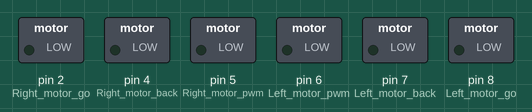
Recording of a sketch running on a simulated Arduino Uno, built with avr-gcc and run on an emulated ATmega328P. Parts: switched loads named in the sketch (green lamp = pin HIGH).

Above: at 0.1 s.
At 2.1 s:
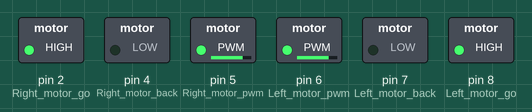
Timing chart, 0 to 3.6 s (numbered marks = the images above):
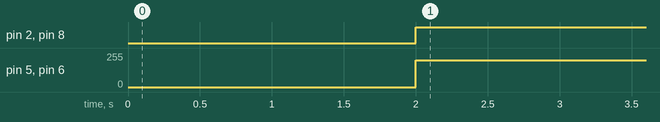

Measured:
- by itself, pin 2 (Right_motor_go), pin 8 (Left_motor_go): LOW → HIGH at 2.0 s
- by itself, pin 5 (Right_motor_pwm), pin 6 (Left_motor_pwm): 0/255 → 200/255 at 2.0 s

The sketch:

advance.ino
```cpp
// (licence header left out)
//Define pin
int Left_motor_go = 8;       // AIN1
int Left_motor_back = 7;     // AIN2

int Right_motor_go = 2;      // BIN1
int Right_motor_back = 4;    // BIN2

int Left_motor_pwm = 6;      //Left motor speed control PWMA
int Right_motor_pwm = 5;     //Right motor speed control PWMB

/**
* Function       setup
* @author        Danny
* @date          2017.07.25
* @brief         Initialization configuration
* @param[in]     void
* @retval        void
* @par History   no
*/
void setup()
{
  // Initialize the motor PIN IO
  pinMode(Left_motor_go, OUTPUT);
  pinMode(Left_motor_back, OUTPUT);
  pinMode(Right_motor_go, OUTPUT);
  pinMode(Right_motor_back, OUTPUT);
}
/**
* Function       run
* @author        Danny
* @date          2017.07.25
* @brief         Car run
* @param[in]     time(delay)
* @param[out]    void
* @retval        void
* @par History   no
*/
void run(int time)
{
  //left motor go
  digitalWrite(Left_motor_go, HIGH);    //enable left motor go
  digitalWrite(Left_motor_back, LOW);   //prohibit left motor back
  analogWrite(Left_motor_pwm, 200);

  //right motor go
  digitalWrite(Right_motor_go, HIGH);   //enable right motor go
  digitalWrite(Right_motor_back, LOW);  //prohibit right motor back
  analogWrite(Right_motor_pwm, 200);


  delay(time * 100); //uint:ms
}

/**
* Function       loop
* @author        Danny
* @date          2017.07.25
* @brief         Delay 2s first, then run 1s
* @param[in]     void
* @retval        void
* @par History   none
*/
void loop()
{
  delay(2000);     //delay 2s
  run(10);         //run 1s
}
```
